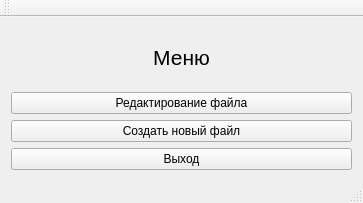
<?xml version="1.0" encoding="UTF-8"?>
<ui version="4.0">
 <class>MainWindow</class>
 <widget class="QMainWindow" name="MainWindow">
  <property name="geometry">
   <rect>
    <x>0</x>
    <y>0</y>
    <width>363</width>
    <height>203</height>
   </rect>
  </property>
  <property name="windowTitle">
   <string>MainWindow</string>
  </property>
  <widget class="QWidget" name="centralWidget">
   <layout class="QVBoxLayout" name="verticalLayout">
    <item>
     <widget class="QLabel" name="label">
      <property name="font">
       <font>
        <pointsize>16</pointsize>
       </font>
      </property>
      <property name="styleSheet">
       <string notr="true">text-align: center</string>
      </property>
      <property name="text">
       <string>Меню</string>
      </property>
      <property name="alignment">
       <set>Qt::AlignCenter</set>
      </property>
     </widget>
    </item>
    <item>
     <widget class="QPushButton" name="pushButton_EditFile">
      <property name="text">
       <string>Редактирование файла</string>
      </property>
     </widget>
    </item>
    <item>
     <widget class="QPushButton" name="pushButton_CreateNewFile">
      <property name="text">
       <string>Создать новый файл</string>
      </property>
     </widget>
    </item>
    <item>
     <widget class="QPushButton" name="pushButton_Exit">
      <property name="text">
       <string>Выход</string>
      </property>
     </widget>
    </item>
   </layout>
  </widget>
  <widget class="QMenuBar" name="menuBar">
   <property name="geometry">
    <rect>
     <x>0</x>
     <y>0</y>
     <width>363</width>
     <height>22</height>
    </rect>
   </property>
  </widget>
  <widget class="QToolBar" name="mainToolBar">
   <attribute name="toolBarArea">
    <enum>TopToolBarArea</enum>
   </attribute>
   <attribute name="toolBarBreak">
    <bool>false</bool>
   </attribute>
  </widget>
  <widget class="QStatusBar" name="statusBar"/>
 </widget>
 <layoutdefault spacing="6" margin="11"/>
 <resources/>
 <connections>
  <connection>
   <sender>pushButton_Exit</sender>
   <signal>clicked()</signal>
   <receiver>MainWindow</receiver>
   <slot>close()</slot>
   <hints>
    <hint type="sourcelabel">
     <x>185</x>
     <y>162</y>
    </hint>
    <hint type="destinationlabel">
     <x>187</x>
     <y>177</y>
    </hint>
   </hints>
  </connection>
 </connections>
</ui>
